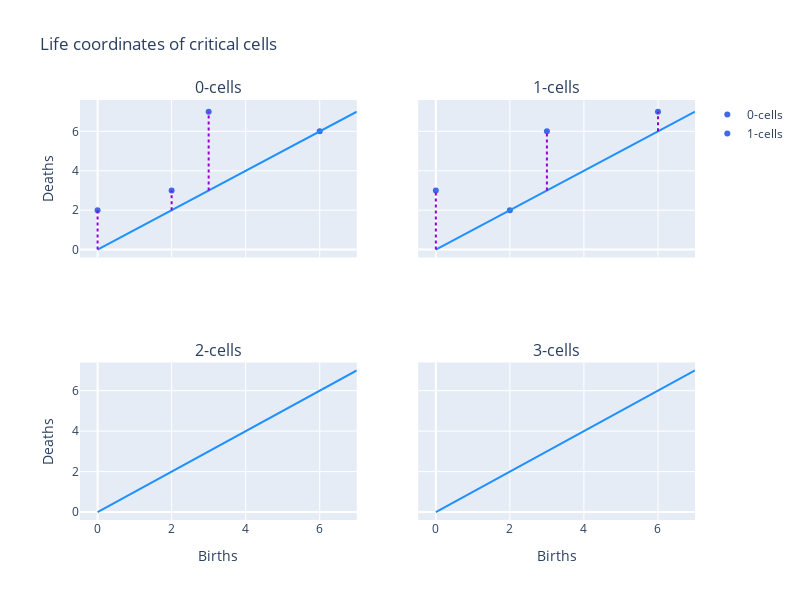

The notebook cell saved with this chart:
### Code cell
plotly_persistence_diagram(coordinates=p[1])

### Figure 1 — Plotly figure (JSON) as saved in the notebook; plotly's stock layout.template omitted (floating-point values rounded to 4 significant figures)
{"data": [{"marker": {"color": "royalblue"}, "mode": "markers", "name": "0-cells", "type": "scatter", "x": [0, 2, 3, 6], "xaxis": "x", "y": [2, 3, 7, 6], "yaxis": "y"}, {"line": {"color": "dodgerblue"}, "mode": "lines", "showlegend": false, "type": "scatter", "x": [0, 1, 2, 3, 4, 5, 6, 7], "xaxis": "x", "y": [0, 1, 2, 3, 4, 5, 6, 7], "yaxis": "y"}, {"line": {"color": "darkviolet", "dash": "dot"}, "mode": "lines", "showlegend": false, "type": "scatter", "x": [0, 0], "xaxis": "x", "y": [0, 2], "yaxis": "y"}, {"line": {"color": "darkviolet", "dash": "dot"}, "mode": "lines", "showlegend": false, "type": "scatter", "x": [2, 2], "xaxis": "x", "y": [2, 3], "yaxis": "y"}, {"line": {"color": "darkviolet", "dash": "dot"}, "mode": "lines", "showlegend": false, "type": "scatter", "x": [3, 3], "xaxis": "x", "y": [3, 7], "yaxis": "y"}, {"line": {"color": "darkviolet", "dash": "dot"}, "mode": "lines", "showlegend": false, "type": "scatter", "x": [6, 6], "xaxis": "x", "y": [6, 6], "yaxis": "y"}, {"marker": {"color": "royalblue"}, "mode": "markers", "name": "1-cells", "type": "scatter", "x": [0, 2, 3, 6], "xaxis": "x2", "y": [3, 2, 6, 7], "yaxis": "y2"}, {"line": {"color": "dodgerblue"}, "mode": "lines", "showlegend": false, "type": "scatter", "x": [0, 1, 2, 3, 4, 5, 6, 7], "xaxis": "x2", "y": [0, 1, 2, 3, 4, 5, 6, 7], "yaxis": "y2"}, {"line": {"color": "darkviolet", "dash": "dot"}, "mode": "lines", "showlegend": false, "type": "scatter", "x": [0, 0], "xaxis": "x2", "y": [0, 3], "yaxis": "y2"}, {"line": {"color": "darkviolet", "dash": "dot"}, "mode": "lines", "showlegend": false, "type": "scatter", "x": [2, 2], "xaxis": "x2", "y": [2, 2], "yaxis": "y2"}, {"line": {"color": "darkviolet", "dash": "dot"}, "mode": "lines", "showlegend": false, "type": "scatter", "x": [3, 3], "xaxis": "x2", "y": [3, 6], "yaxis": "y2"}, {"line": {"color": "darkviolet", "dash": "dot"}, "mode": "lines", "showlegend": false, "type": "scatter", "x": [6, 6], "xaxis": "x2", "y": [6, 7], "yaxis": "y2"}, {"marker": {"color": "royalblue"}, "mode": "markers", "name": "2-cells", "type": "scatter", "x": [], "xaxis": "x3", "y": [], "yaxis": "y3"}, {"line": {"color": "dodgerblue"}, "mode": "lines", "showlegend": false, "type": "scatter", "x": [0, 1, 2, 3, 4, 5, 6, 7], "xaxis": "x3", "y": [0, 1, 2, 3, 4, 5, 6, 7], "yaxis": "y3"}, {"marker": {"color": "royalblue"}, "mode": "markers", "name": "3-cells", "type": "scatter", "x": [], "xaxis": "x4", "y": [], "yaxis": "y4"}, {"line": {"color": "dodgerblue"}, "mode": "lines", "showlegend": false, "type": "scatter", "x": [0, 1, 2, 3, 4, 5, 6, 7], "xaxis": "x4", "y": [0, 1, 2, 3, 4, 5, 6, 7], "yaxis": "y4"}], "layout": {"annotations": [{"font": {"size": 16}, "showarrow": false, "text": "0-cells", "x": 0.225, "xanchor": "center", "xref": "paper", "y": 1, "yanchor": "bottom", "yref": "paper"}, {"font": {"size": 16}, "showarrow": false, "text": "1-cells", "x": 0.775, "xanchor": "center", "xref": "paper", "y": 1, "yanchor": "bottom", "yref": "paper"}, {"font": {"size": 16}, "showarrow": false, "text": "2-cells", "x": 0.225, "xanchor": "center", "xref": "paper", "y": 0.375, "yanchor": "bottom", "yref": "paper"}, {"font": {"size": 16}, "showarrow": false, "text": "3-cells", "x": 0.775, "xanchor": "center", "xref": "paper", "y": 0.375, "yanchor": "bottom", "yref": "paper"}], "height": 600, "title": {"text": "Life coordinates of critical cells"}, "width": 800, "xaxis": {"anchor": "y", "domain": [0, 0.45], "matches": "x3", "showticklabels": false}, "xaxis2": {"anchor": "y2", "domain": [0.55, 1], "matches": "x4", "showticklabels": false}, "xaxis3": {"anchor": "y3", "domain": [0, 0.45], "title": {"text": "Births"}}, "xaxis4": {"anchor": "y4", "domain": [0.55, 1], "title": {"text": "Births"}}, "yaxis": {"anchor": "x", "domain": [0.625, 1], "title": {"text": "Deaths"}}, "yaxis2": {"anchor": "x2", "domain": [0.625, 1], "matches": "y", "showticklabels": false}, "yaxis3": {"anchor": "x3", "domain": [0, 0.375], "title": {"text": "Deaths"}}, "yaxis4": {"anchor": "x4", "domain": [0, 0.375], "matches": "y3", "showticklabels": false}}}
